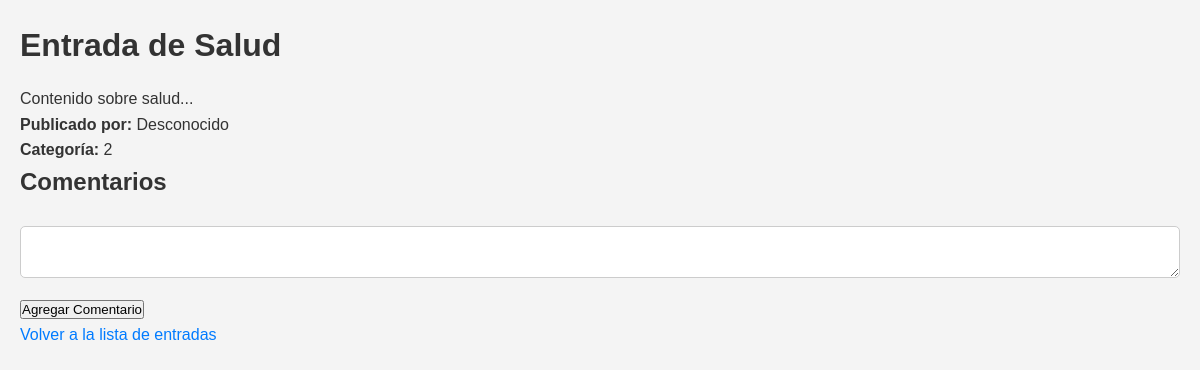
The page /views/post_detail.php?id=2 (signed in) on the database its author committed.
### tables this page shows
CREATE TABLE `posts` (
  `id` int(11) NOT NULL,
  `title` varchar(255) NOT NULL,
  `content` text NOT NULL,
  `user_id` int(11) NOT NULL,
  `category_id` int(11) NOT NULL,
  `created_at` timestamp NOT NULL DEFAULT current_timestamp(),
  `author` varchar(255) NOT NULL DEFAULT 'Desconocido'
);

### models/Post.php (called while the page is built, shortened)
<?php
class Post {
    private $pdo;
    public function __construct($pdo) {
        $this->pdo = $pdo;
    }
    public function getPostById($id) {
        $stmt = $this->pdo->prepare("SELECT * FROM posts WHERE id = ?");
        $stmt->execute([$id]);
        return $stmt->fetch(PDO::FETCH_ASSOC);
    }
}
?>

### views/post_detail.php (the view, shortened to what this page needs)
<?php
require '../config/config.php';
require '../models/Post.php';
$postModel = new Post($pdo);
$postId = (int)$_GET['id'];
$post = $postModel->getPostById($postId);
?>
<!DOCTYPE html>
<html lang="es">
<head>
    <link rel="stylesheet" href="../css/styles.css">
</head>
<body>
    <h1><?php echo htmlspecialchars($post['title']); ?></h1>
    <p><?php echo nl2br(htmlspecialchars($post['content'])); ?></p>
    <p><strong>Publicado por:</strong> <?php echo htmlspecialchars($post['author']); ?></p>
    <p><strong>Categoría:</strong> <?php echo htmlspecialchars($post['category_id']); ?></p>
    <h2>Comentarios</h2>
    <form action="post_detail.php?id=<?php echo $postId; ?>" method="post">
        <textarea name="comment" required></textarea>
        <button type="submit">Agregar Comentario</button>
    </form>
    <a href="dashboard.php">Volver a la lista de entradas</a>
</body>
</html>

### css/styles.css (style rules this page uses)
* { margin: 0; padding: 0; box-sizing: border-box; }
body { font-family: Arial, sans-serif; line-height: 1.6; background-color: #f4f4f4; color: #333; padding: 20px; }
h1, h2, h3 { color: #333; margin-bottom: 15px; }
a { color: #007bff; text-decoration: none; }
input[type="text"], input[type="password"], input[type="email"], textarea, select { width: 100%; padding: 10px; margin: 10px 0; border: 1px solid #ccc; border-radius: 5px; }

### rows shown on the page
posts: title "Entrada de Salud", content "Contenido sobre salud...", author "Desconocido", category "2"
